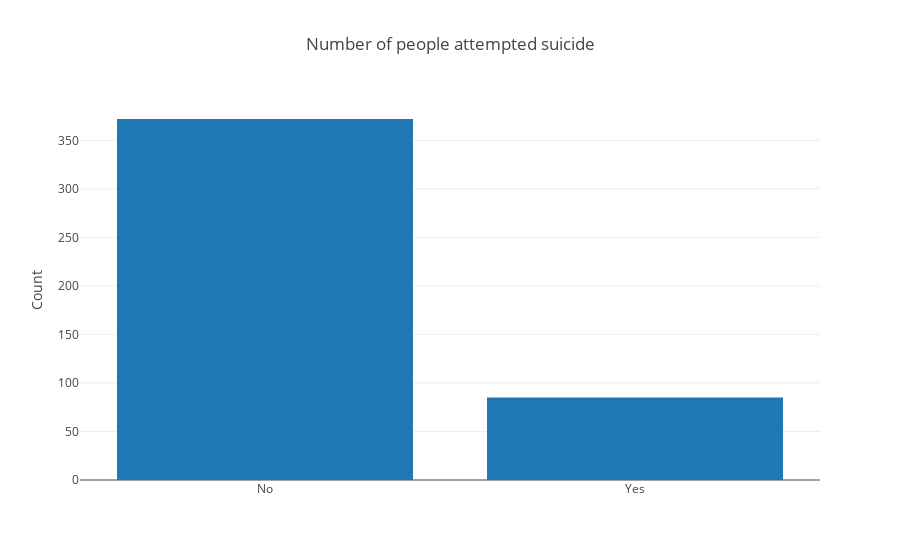

Here is the notebook cell this chart was saved with:
### Code cell
univariate_bar('attempt_suicide', 'Number of people attempted suicide', ' ', 'Count')

### Figure 1 — Plotly figure (JSON) as saved in the notebook; plotly's stock layout.template omitted (floating-point values rounded to 4 significant figures)
{"data": [{"type": "bar", "uid": "c66c17d8-d3c5-4064-96a9-f84c60edba73", "x": ["No", "Yes"], "y": [372, 85]}], "layout": {"title": {"text": "Number of people attempted suicide"}, "xaxis": {"title": {"text": " "}}, "yaxis": {"title": {"text": "Count"}}}}
